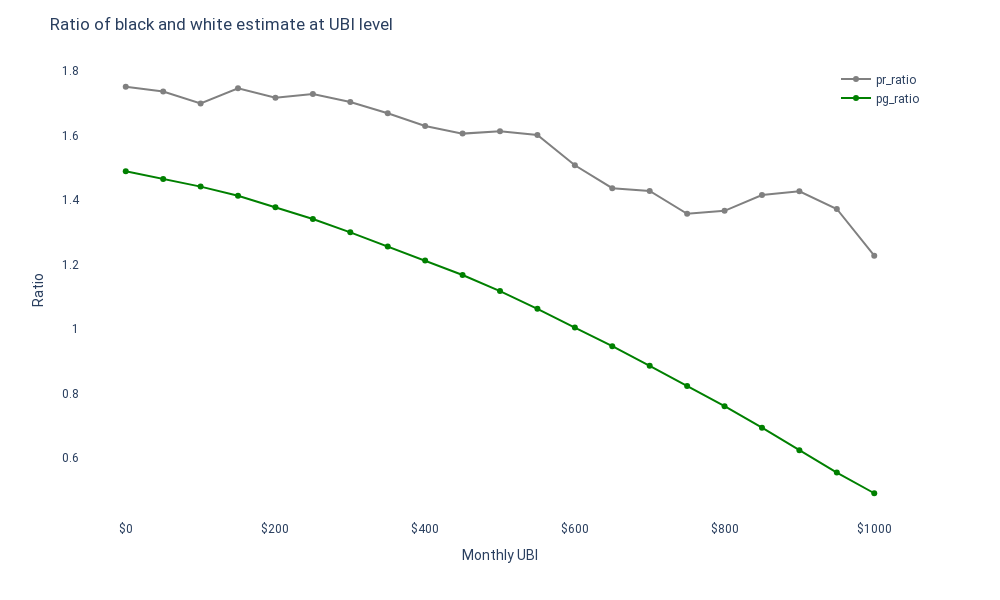

Here is the notebook cell this chart was saved with:
### Markdown cell above
This chart above compares the poverty gap between black and white people. The poverty gap is a measure of the difference between the poverty threshold and one’s resources for someone who is in poverty. Intuitively, it measures the extent to which someone is in poverty. This is an important extension of poverty research, as poverty rates alone fail to capture whether those in poverty are close to the threshold or not. The difference in the average poverty gap between the two groups decreases from ~$190 without a UBI to ~$25 with a $500 monthly UBI.

### Code cell
line_graph(df=ratios, x='monthly_ubi', 
           y='value', color='variable',
           title='Ratio of black and white estimate at UBI level',
           xaxis_title='Monthly UBI',
           yaxis_title='Ratio',                  
           color_discrete_map={'pr_ratio': GRAY,
                               'pg_ratio': 'green'},
           yaxis_ticksuffix='',
           yaxis_tickprefix='')

### Figure 1 — Plotly figure (JSON) as saved in the notebook; plotly's stock layout.template omitted (floating-point values rounded to 4 significant figures)
{"data": [{"legendgroup": "pr_ratio", "line": {"color": "#808080", "dash": "solid"}, "mode": "markers+lines", "name": "pr_ratio", "orientation": "v", "showlegend": true, "type": "scatter", "x": [0, 50, 100, 150, 200, 250, 300, 350, 400, 450, 500, 550, 600, 650, 700, 750, 800, 850, 900, 950, 1000], "xaxis": "x", "y": [1.752, 1.737, 1.7, 1.747, 1.717, 1.729, 1.705, 1.67, 1.63, 1.607, 1.614, 1.602, 1.508, 1.437, 1.429, 1.358, 1.367, 1.416, 1.427, 1.373, 1.228], "yaxis": "y"}, {"legendgroup": "pg_ratio", "line": {"color": "green", "dash": "solid"}, "mode": "markers+lines", "name": "pg_ratio", "orientation": "v", "showlegend": true, "type": "scatter", "x": [0, 50, 100, 150, 200, 250, 300, 350, 400, 450, 500, 550, 600, 650, 700, 750, 800, 850, 900, 950, 1000], "xaxis": "x", "y": [1.49, 1.466, 1.442, 1.414, 1.378, 1.342, 1.3, 1.257, 1.213, 1.168, 1.118, 1.063, 1.005, 0.9472, 0.8862, 0.8239, 0.7609, 0.6944, 0.6241, 0.5552, 0.4909], "yaxis": "y"}], "layout": {"font": {"family": "Roboto"}, "height": 600, "hovermode": "x", "legend": {"title": {"text": ""}, "tracegroupgap": 0, "x": 0.9, "xanchor": "left", "y": 0.99, "yanchor": "top"}, "margin": {"t": 60}, "plot_bgcolor": "white", "title": {"text": "Ratio of black and white estimate at UBI level"}, "width": 1000, "xaxis": {"anchor": "y", "domain": [0, 1], "tickprefix": "$", "title": {"text": "Monthly UBI"}}, "yaxis": {"anchor": "x", "domain": [0, 1], "tickprefix": "", "ticksuffix": "", "title": {"text": "Ratio"}}}}
